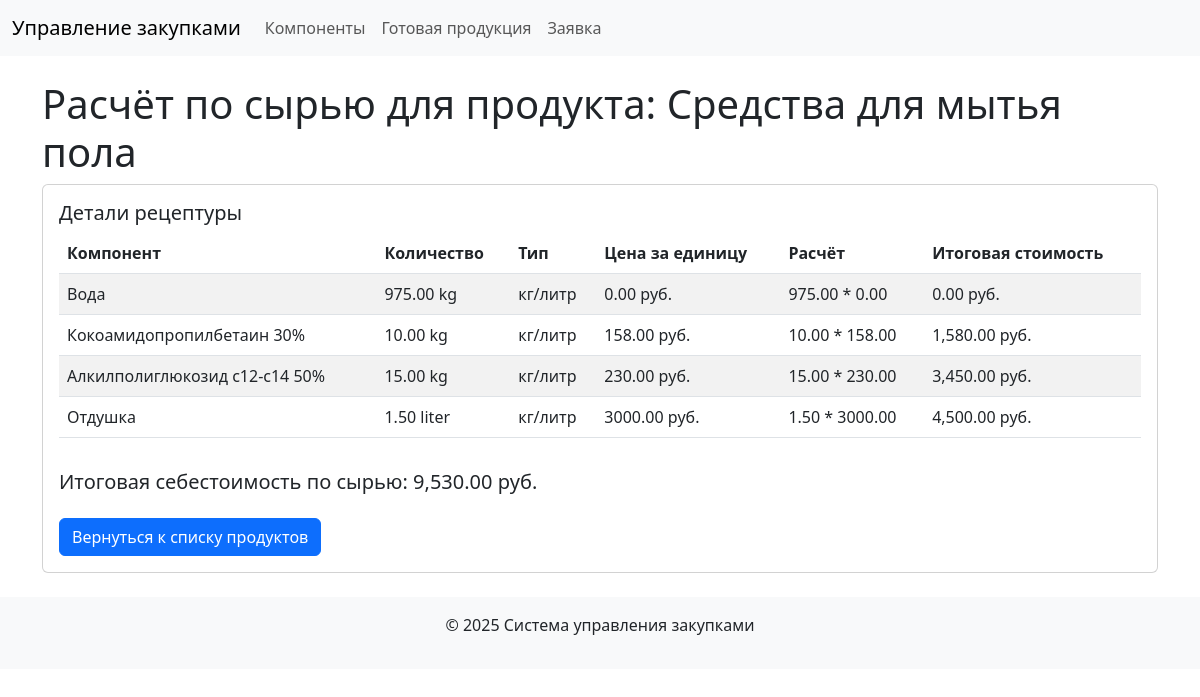
The app's page /recipe_details.php?product_id=2 with its own data.
### tables this page shows
CREATE TABLE `products` (
  `id` int(11) NOT NULL AUTO_INCREMENT,
  `name` varchar(255) NOT NULL,
  `target_volume` varchar(50) NOT NULL DEFAULT 'percent',
  `base_volume` decimal(10,2) DEFAULT '1000.00',
  PRIMARY KEY (`id`)
);

CREATE TABLE `recipes` (
  `id` int(11) NOT NULL AUTO_INCREMENT,
  `product_id` int(11) NOT NULL,
  `component_id` int(11) NOT NULL,
  `amount` decimal(10,2) NOT NULL,
  `amount_type` enum('percent','absolute') NOT NULL DEFAULT 'absolute',
  PRIMARY KEY (`id`),
  KEY `product_id` (`product_id`),
  KEY `component_id` (`component_id`),
  CONSTRAINT `recipes_ibfk_1` FOREIGN KEY (`product_id`) REFERENCES `products` (`id`) ON DELETE CASCADE,
  CONSTRAINT `recipes_ibfk_2` FOREIGN KEY (`component_id`) REFERENCES `components` (`id`) ON DELETE CASCADE
);

CREATE TABLE `components` (
  `id` int(11) NOT NULL AUTO_INCREMENT,
  `name` varchar(255) NOT NULL,
  `price_per_unit` decimal(10,2) NOT NULL,
  `unit` enum('kg','liter') NOT NULL DEFAULT 'kg',
  `is_container` tinyint(1) DEFAULT '0',
  `concentration` decimal(5,2) DEFAULT '100.00',
  PRIMARY KEY (`id`)
);

### recipe_details.php (the view, shortened to what this page needs)
<?php
include 'config.php';
include 'header.php';
$product_id = $_GET['product_id'];
$stmt = $pdo->prepare("SELECT name FROM products WHERE id = ?");
$stmt->execute([$product_id]);
$product = $stmt->fetch();
?>
<h1>Расчёт по сырью для продукта: <?= $product['name'] ?></h1>
<div class="card mb-4">
    <div class="card-body">
        <h5 class="card-title">Детали рецептуры</h5>
        <div class="table-responsive">
            <table class="table table-striped">
                <thead>
                    <tr>
                        <th>Компонент</th>
                        <th>Количество</th>
                        <th>Тип</th>
                        <th>Цена за единицу</th>
                        <th>Расчёт</th>
                        <th>Итоговая стоимость</th>
                    </tr>
                </thead>
                <tbody>
                    <?php
                    $recipes = $pdo->prepare("SELECT r.*, c.name, c.price_per_unit, c.unit FROM recipes r JOIN components c ON r.component_id = c.id WHERE r.product_id = ?");
                    $recipes->execute([$product_id]);
                    $raw_cost = 0;
                    foreach ($recipes->fetchAll() as $rec) {
                        $amount = $rec['amount'];
                        $cost = $amount * $rec['price_per_unit'];
                        $raw_cost += $cost;
                        $calculation = $rec['amount_type'] == 'percent' ? "{$rec['amount']} / 100 * {$rec['price_per_unit']}" : "{$rec['amount']} * {$rec['price_per_unit']}";
                        echo "<tr>
                            <td>{$rec['name']}</td>
                            <td>{$rec['amount']} {$rec['unit']}</td>
                            <td>" . ($rec['amount_type'] == 'absolute' ? 'кг/литр' : '%') . "</td>
                            <td>{$rec['price_per_unit']} руб.</td>
                            <td>{$calculation}</td>
                            <td>" . number_format($cost, 2) . " руб.</td>
                        </tr>";
                    }
                    ?>
                </tbody>
            </table>
        </div>
        <h5 class="mt-3">Итоговая себестоимость по сырью: <?= number_format($raw_cost, 2) ?> руб.</h5>
        <a href="products.php" class="btn btn-primary mt-3">Вернуться к списку продуктов</a>
    </div>
</div>
<?php include 'footer.php'; ?>

### records on screen
products: name "Средства для мытья пола"
recipes: component.name "Вода", amount "975.00", component.unit "kg", shows "кг/литр", component.price_per_unit "0.00", calculation "975.00 * 0.00"
recipes: component.name "Кокоамидопропилбетаин 30%", amount "10.00", component.unit "kg", shows "кг/литр", component.price_per_unit "158.00", calculation "10.00 * 158.00", amount.price_per_unit "1,580.00"
recipes: component.name "Алкилполиглюкозид с12-с14 50%", amount "15.00", component.unit "kg", shows "кг/литр", component.price_per_unit "230.00", calculation "15.00 * 230.00", amount.price_per_unit "3,450.00"
recipes: component.name "Отдушка", amount "1.50", component.unit "liter", shows "кг/литр", component.price_per_unit "3000.00", calculation "1.50 * 3000.00", amount.price_per_unit "4,500.00"

### other values on screen
$raw_cost "9,530.00"
